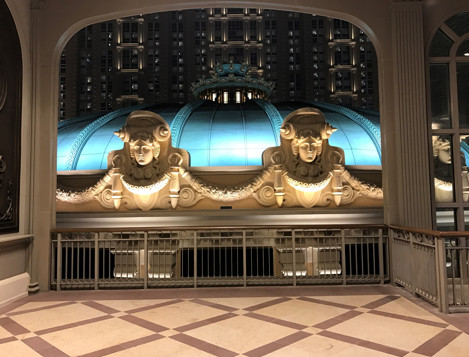
#> input picture sources/ch19Histogram/macau.jpg, 469 x 357 px
$ python ch19_12.py
#> lines starting #> are read from the running program, lines starting #| are printed output that depends on the picture
# ch19_12.py
import cv2
import numpy as np
import matplotlib.pyplot as plt

src = cv2.imread("macau.jpg",cv2.IMREAD_GRAYSCALE)
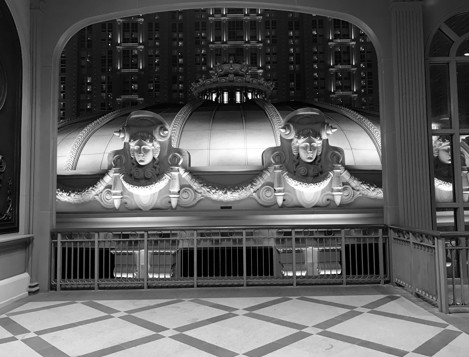
#> src: shape (357, 469); min 0, max 255, mean 92.5
cv2.imshow("Src", src)
mask = np.zeros(src.shape[:2],np.uint8)                 # 建立影像遮罩影像
mask[20:200,50:400] = 255                               # 在遮罩影像內建立遮罩
hist = cv2.calcHist([src],[0],None,[256],[0,256])       # 灰階統計資料
#> hist = 256 values, max 1982 at index 22, min 86 at index 236, mean 654
hist_mask = cv2.calcHist([src],[0],mask,[256],[0,256])  # 遮罩統計資料
#> hist_mask = 256 values, max 1213 at index 21, min 32 at index 2, mean 246.1
plt.plot(hist, color="blue", label="Src Image")         # 用plot()繪影像直方圖
plt.plot(hist_mask, color="red", label="Mask")          # 用plot()繪遮罩直方圖
plt.legend(loc="best")
plt.show()
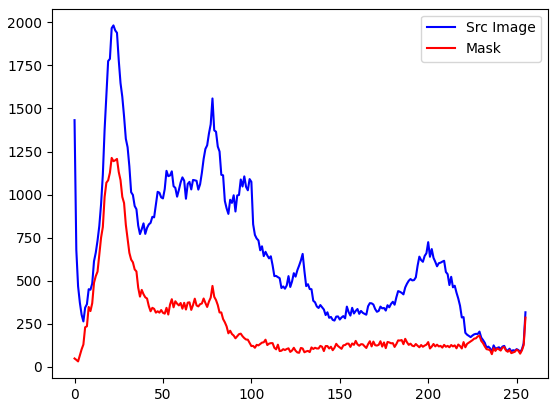
#> figure drawn by matplotlib, 1 panel; curve peaks at x = 22, y = 1982; curve peaks at x = 21, y = 1213

cv2.waitKey(0)
cv2.destroyAllWindows()

$ run again, with sources/ch19Histogram/office.jpg copied over sources/ch19Histogram/macau.jpg
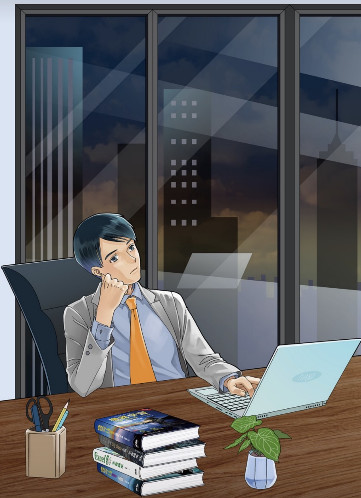
#> input picture sources/ch19Histogram/office.jpg, 361 x 498 px
#> `src = cv2.imread("macau.jpg",cv2.IMREAD_GRAYSCALE)`:
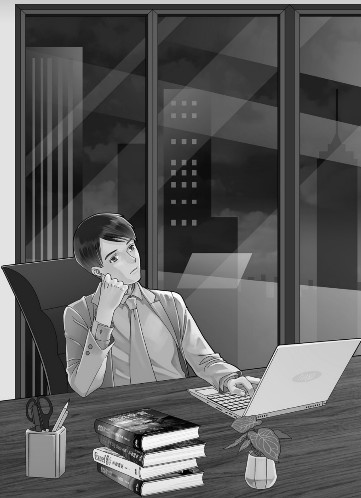
#> src: shape (498, 361); min 0, max 255, mean 92.8
#> hist = 256 values, max 3933 at index 227, min 6 at index 254, mean 702.3
#> hist_mask = 256 values, max 1785 at index 46, min 0 at index 0, mean 218.7
#> `plt.show()`:
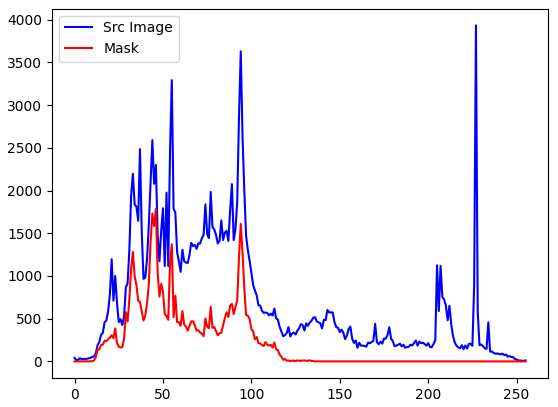
#> figure drawn by matplotlib, 1 panel; curve peaks at x = 227, y = 3933; curve peaks at x = 46, y = 1785

$ run again, with sources/ch19Histogram/shan.jpg copied over sources/ch19Histogram/macau.jpg
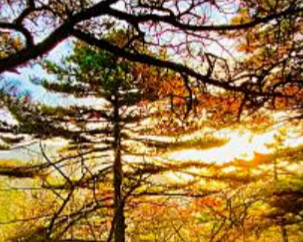
#> input picture sources/ch19Histogram/shan.jpg, 303 x 242 px
#> `src = cv2.imread("macau.jpg",cv2.IMREAD_GRAYSCALE)`:
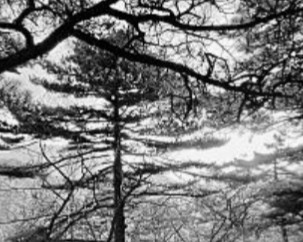
#> src: shape (242, 303); min 0, max 255, mean 122.9
#> hist = 256 values, max 396 at index 134, min 1 at index 254, mean 286.4
#> hist_mask = 256 values, max 324 at index 242, min 0 at index 255, mean 177.9
#> `plt.show()`:
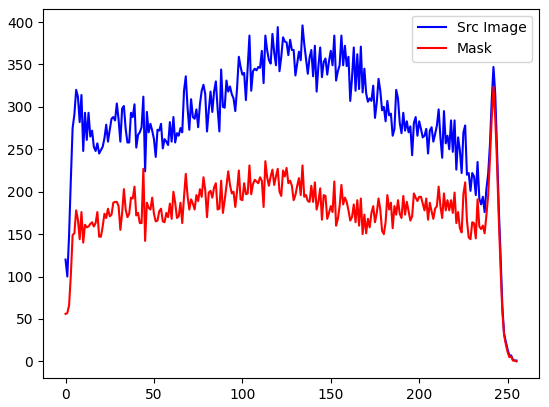
#> figure drawn by matplotlib, 1 panel; curve peaks at x = 134, y = 396; curve peaks at x = 242, y = 324

$ run again, with sources/ch19Histogram/snow.jpg copied over sources/ch19Histogram/macau.jpg
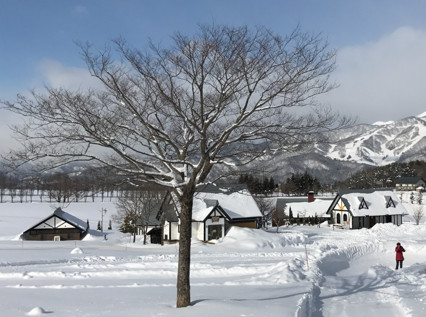
#> input picture sources/ch19Histogram/snow.jpg, 426 x 317 px
#> `src = cv2.imread("macau.jpg",cv2.IMREAD_GRAYSCALE)`:
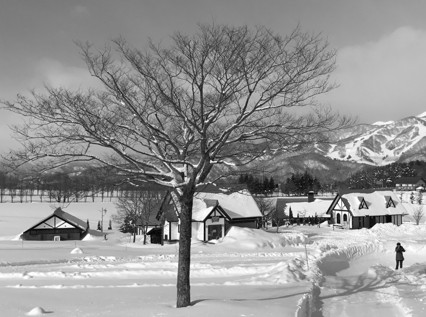
#> src: shape (317, 426); min 0, max 255, mean 147.4
#> hist = 256 values, max 2393 at index 187, min 3 at index 2, mean 527.5
#> hist_mask = 256 values, max 1014 at index 134, min 0 at index 0, mean 246.1
#> `plt.show()`:
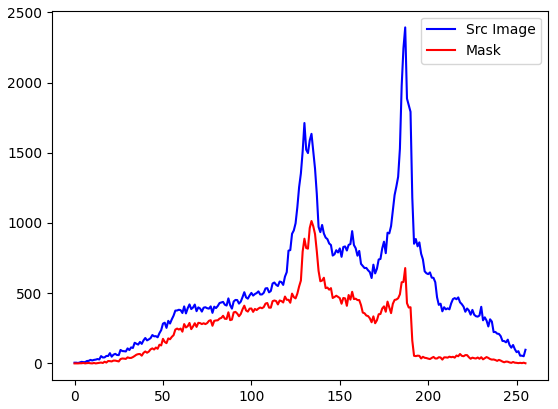
#> figure drawn by matplotlib, 1 panel; curve peaks at x = 187, y = 2393; curve peaks at x = 134, y = 1014
